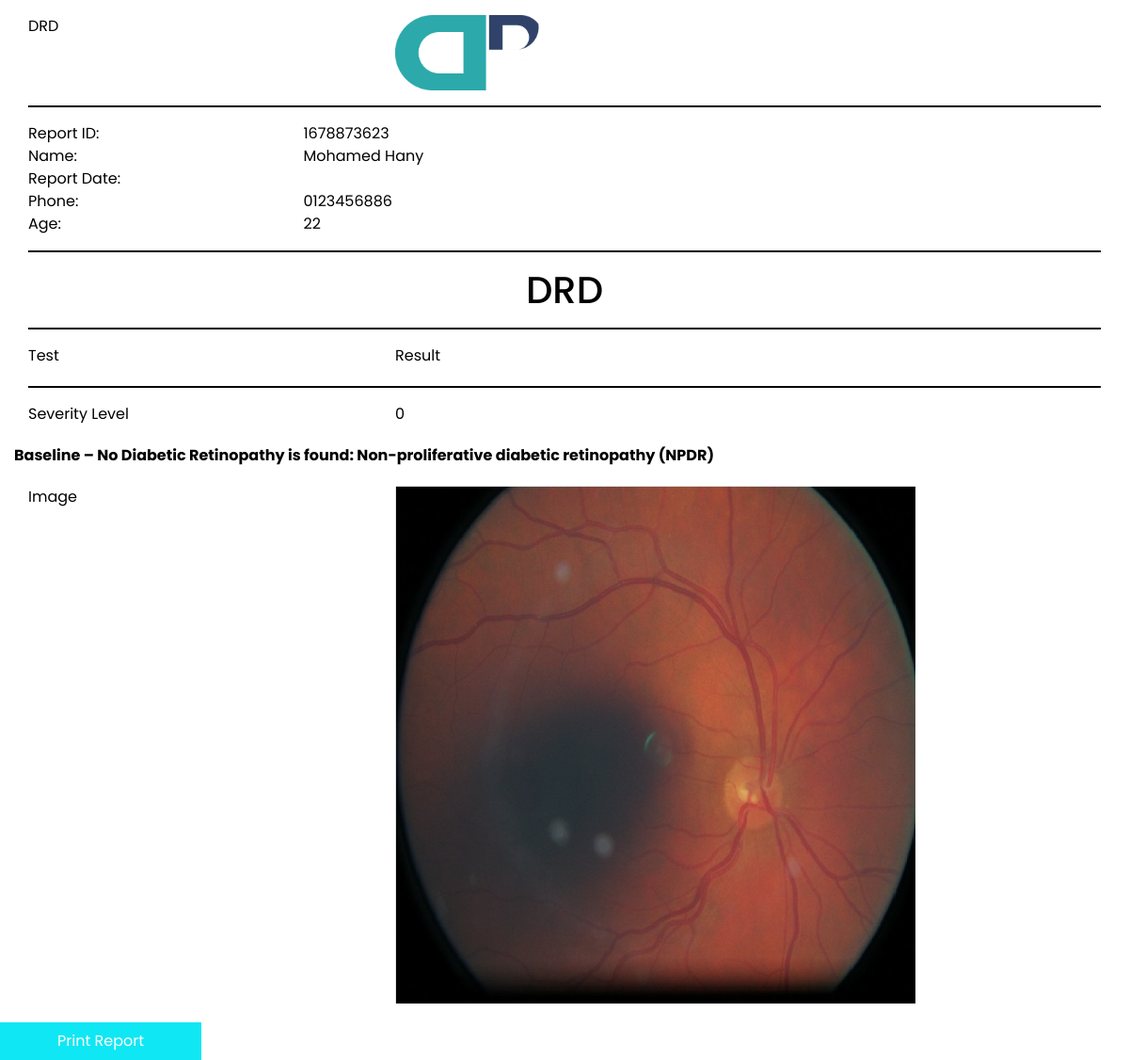
/report.php?report_id=1678873623 (signed in), run on the app's committed database.
### tables this page shows
CREATE TABLE `services` (
  `id` int(11) NOT NULL,
  `report_id` int(11) NOT NULL,
  `user_id` int(11) NOT NULL,
  `datetime` varchar(50) NOT NULL,
  `image` varchar(500) NOT NULL,
  `level` int(11) NOT NULL
);

CREATE TABLE `users` (
  `id` int(11) NOT NULL,
  `name` varchar(500) NOT NULL,
  `email` varchar(256) NOT NULL,
  `password` varchar(100) NOT NULL,
  `age` int(11) NOT NULL,
  `phone` varchar(20) NOT NULL,
  `country` varchar(50) NOT NULL,
  `city` varchar(100) NOT NULL
);

### database/connection.php (called while the page is built, shortened)
<?php
class db
{
    public $host = "localhost";
    public $user = "root";
    public $password = "";
    public $database = "drd";
    public $connection;
    public function __construct() {
        $this->connection = new mysqli($this->host, $this->user, $this->password, $this->database);
        $this->connection->set_charset("utf8");
    }
    private function getNextRow ($query_result)
    {
        $result = array();
        while ($row = $query_result->fetch_assoc())
        {
            array_push($result, $row);
        }
        return $result;
    }
    public function readTable ($table_name,$extra='',$page = -1,$key = 'id',$order='DESC')
    {
        if ($page === -1)
        {
            $sql_query = "SELECT * FROM {$table_name} ".$extra;
        }
        else
        {
            $record_per_page = $this->getRecordsPerPage();
            $start_from = ($page - 1) * $record_per_page;
            $sql_query = "SELECT * FROM {$table_name} ".$extra." ORDER BY {$key} {$order} LIMIT $start_from, $record_per_page ";
        }
        $this->connection->set_charset("utf8");
        $result =  $this->connection->query($sql_query);
        return $this->getNextRow($result);
    }
}

### report.php (the view, shortened to what this page needs)
<?php
require_once('functions.php');
$reportid = $_GET["report_id"];
$report = $GLOBALS['db']->readTable("services", "WHERE report_id='{$reportid}'")[0];
$user = $GLOBALS['db']->readTable("users", "WHERE id = '{$report["user_id"]}'")[0];
$currentuser = getLogginInUser();
?>
<!DOCTYPE html>
<html>
<div class="container justify-content-center justify-content-end mt-3">
    <div class="row">
        <div class="col-md-4">
            <span>DRD</span>
        </div>
        <div class="col-md-6">
            <img src="images/project logo.png" style="height:80px;" alt="">
        </div>
    </div>
    <hr>
    <div class="row">
        <div class="col-md-3">Report ID:</div>
        <div class="col-md-9"><?php echo $report["report_id"]; ?></div>
        <div class="col-md-3">Name:</div>
        <div class="col-md-9"><?php echo $user["name"]; ?></div>
        <div class="col-md-3">Report Date:</div>
        <div class="col-md-9"><?php echo $report["datetime"]; ?></div>
        <div class="col-md-3">Phone:</div>
        <div class="col-md-9"><?php echo $user["phone"]; ?></div>
        <div class="col-md-3">Age:</div>
        <div class="col-md-9"><?php echo $user["age"]; ?></div>
    </div>
    <hr>
    <center>
        <h1>DRD</h1>
    </center>
    <hr>
    <div class="row" style="margin-bottom:20px; margin-top:10px;">
        <div class="col-md-4">Test</div>
        <div class="col-md-8">Result</div>
    </div>
    <hr>
    <div class="row" style="margin-bottom:20px; margin-top:10px;">
        <div class="col-md-4">Severity Level</div>
        <div class="col-md-8"><?php echo $report["level"]; ?></div>
    </div>
    <div class="row" style="margin-bottom:20px; margin-top:10px;">
            <div><strong class="text-center" style=""><?php
                                                                    switch ($report['level']) {
                                                                        case '0':
                                                                            echo 'Baseline – No Diabetic Retinopathy is found: Non-proliferative diabetic retinopathy (NPDR)';
                                                                            break;
                                                                    }
                                                                    ?></strong></strong>
            </div>
    </div>
    <div class="row" style="margin-bottom:20px; margin-top:10px;">
        <div class="col-md-4 ">Image</div>
        <div class="col-md-8"><img src="<?php echo $report["image"]; ?>" style=" max-height:550px; " /></div>
    </div>
</div>
<button class="custom_botton" onclick="window.print();">Print Report</button>

### css/style.css (style rules this page uses)
.custom_botton { display: inline-block; padding: 7px 60px; background-color: #10e7f4; border: 1px solid #10e7f4; color: #ffffff; }
hr { border: 1px black solid; }

### css/responsive.css (style rules this page uses)
@media (min-width: 1200px) { .container { max-width: 1170px; } }

### css/login.css (style rules this page uses)
button { cursor: pointer !important; }

### data on the page
services: report "1678873623", level "0", image (picture)
users: name "Mohamed Hany", phone "0123456886", age "22"
